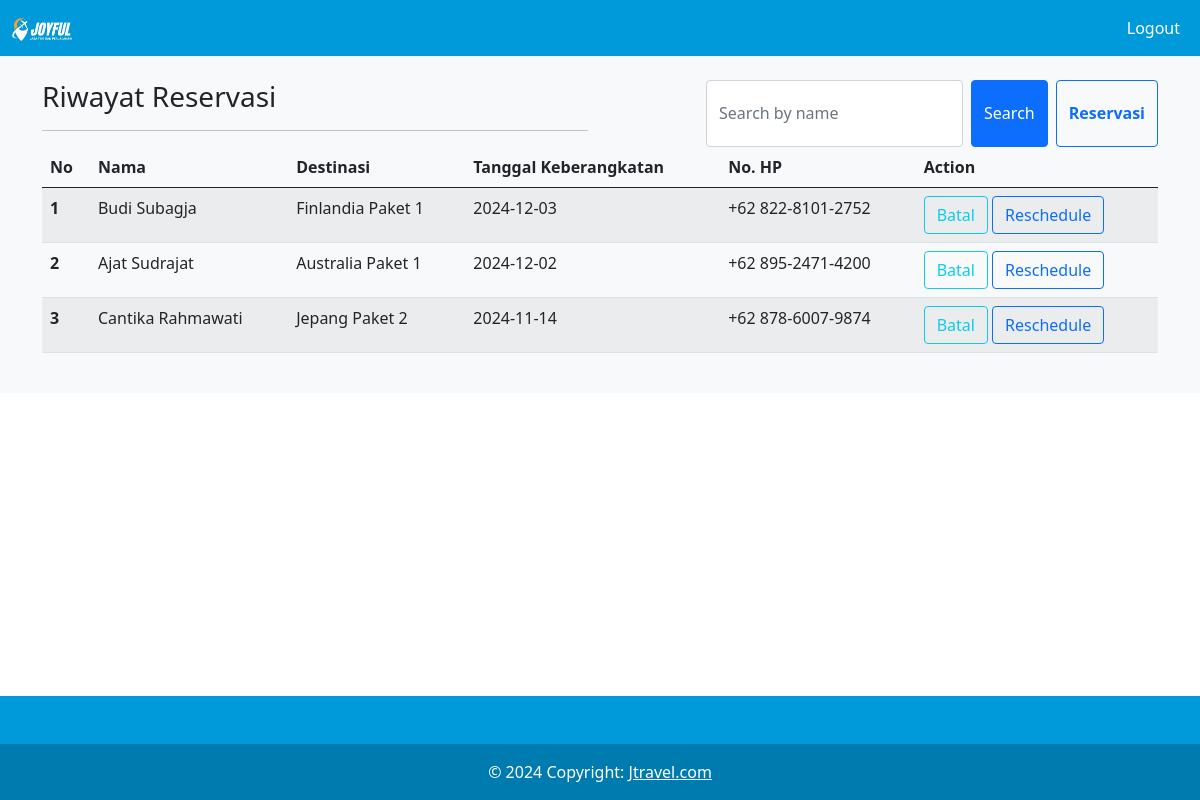
Screenshot of /guest.php (signed in) with the database file from the repository.
### tables this page shows
CREATE TABLE `datapengunjung` (
  `id` int(11) NOT NULL,
  `nama` varchar(191) NOT NULL,
  `jml` varchar(50) NOT NULL,
  `cekin` date NOT NULL,
  `no` varchar(20) NOT NULL,
  `created` timestamp NOT NULL DEFAULT current_timestamp(),
  `updated` timestamp NOT NULL DEFAULT current_timestamp()
);

### functions.php (called while the page is built, shortened)
<?php
$conn = mysqli_connect("localhost", "root", "", "travel1");
function query ($query){
    global $conn;
    $result = mysqli_query($conn,$query);
    $rows = [];
    while ($row = mysqli_fetch_assoc ($result)){
        $rows[]=$row;
    }
    return $rows;
};
function e($value) {
    return htmlspecialchars($value, ENT_QUOTES, 'UTF-8');
}
?>

### guest.php (the view, shortened to what this page needs)
<?php
require 'functions.php';
$sql = query("SELECT * FROM datapengunjung ORDER BY id DESC");
?>
<!DOCTYPE html>
<html lang="en">
<head>
    <link href="https://cdn.jsdelivr.net/npm/bootstrap@5.0.2/dist/css/bootstrap.min.css" rel="stylesheet">
    <link href="https://cdn.jsdelivr.net/npm/bootstrap-icons/font/bootstrap-icons.css" rel="stylesheet">
</head>
<body>
<?php include('navbar.php'); ?>
<div class="bg-light py-4">
    <div class="container">
        <div class="row">
            <div class="col-md-6">
                <h3>Riwayat Reservasi</h3>
                <hr>
            </div>
            <div class="col-md-6 d-flex justify-content-end">
                <form action="" method="post" class="d-flex">
                    <input name="search" type="search" class="form-control me-2" autocomplete="off" placeholder="Search by name">
                    <button name="temukan" type="submit" class="btn btn-primary">Search</button>
                </form>
                <button type="button" class="btn btn-outline-primary ms-2" data-bs-toggle="modal" data-bs-target="#exampleModal3">
                    <b>Reservasi</b>
                </button>
            </div>
        </div>
        <div class="table-responsive">
            <table class="table table-striped">
                <thead>
                    <tr>
                        <th scope="col">No</th>
                        <th scope="col">Nama</th>
                        <th scope="col">Destinasi</th>
                        <th scope="col">Tanggal Keberangkatan</th>
                        <th scope="col">No. HP</th>
                        <th scope="col">Action</th>
                    </tr>
                </thead>
                <tbody>
                    <?php  $i=1; ?>
                    <?php foreach ($sql as $row): ?>
                    <tr>
                        <th><?= $i; ?></th>
                        <td><?= e($row["nama"]); ?></td>
                        <td><?= e($row["jml"]); ?></td>
                        <td><?= e($row["cekin"]); ?></td>
                        <td><?= e($row["no"]); ?></td>
                        <td>
                            <form action="hapus.php" method="post" class="d-inline" onsubmit="return confirm('Anda Yakin Ingin Membatalkan Pemesanan?')">
                                <button type="submit" class="btn btn-outline-info">Batal</button>
                            </form>
                            <button type="button" class="btn btn-outline-primary" data-bs-toggle="modal"
                                data-bs-target="#rescheduleModal"
                                data-id="<?= (int) $row['id']; ?>"
                                data-nama="<?= e($row['nama']); ?>"
                                data-destinasi="<?= e($row['jml']); ?>"
                                data-tanggal="<?= e($row['cekin']); ?>"
                                data-no="<?= e($row['no']); ?>">
                                Reschedule
                            </button>
                        </td>
                    </tr>
                    <?php $i++; ?>
                    <?php endforeach ?>
                </tbody>
            </table>
        </div>
    </div>
</div>
<footer class="fixed-bottom text-center text-white" style="background-color: #009ada;">
  <div class="container p-4"></div>
  <div class="text-center p-3" style="background-color: rgba(0, 0, 0, 0.2);">
  © 2024 Copyright:
  <a class="text-white" href="#">Jtravel.com</a>
  </div>
</footer>
</body>
</html>

### navbar.php (shortened to what this page needs)
<nav class="navbar navbar-expand-lg sticky-top" style="background-color: #009ada;">
  <div class="container-fluid">
    <a class="navbar-brand" style="font-family:Arial;" href="#"><img src="img/logo1.png" width="60x" alt="logo"></a>
    <ul class="navbar-nav me-auto mb-2 mb-lg-0">
    <li class="nav-item">
      <a class="nav-link dropdown-item text-white" onclick="return confirm('Anda Yakin Ingin Keluar?')" href="logout.php">Logout</a>
      </li>
    </ul>
  </div>
</nav>

### rows the page displays
datapengunjung: nama "Budi Subagja", jml "Finlandia Paket 1", cekin "2024-12-03", no "+62 822-8101-2752"
datapengunjung: nama "Ajat Sudrajat", jml "Australia Paket 1", cekin "2024-12-02", no "+62 895-2471-4200"
datapengunjung: nama "Cantika Rahmawati", jml "Jepang Paket 2", cekin "2024-11-14", no "+62 878-6007-9874"
